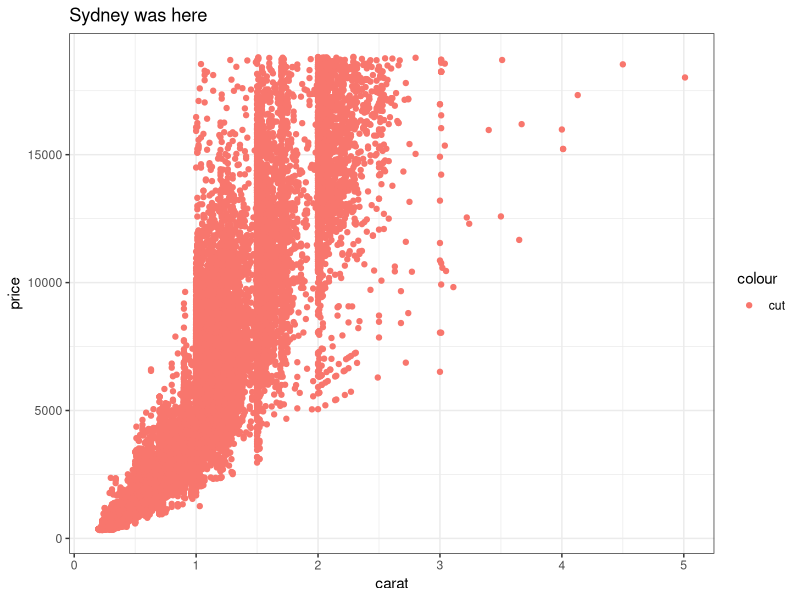
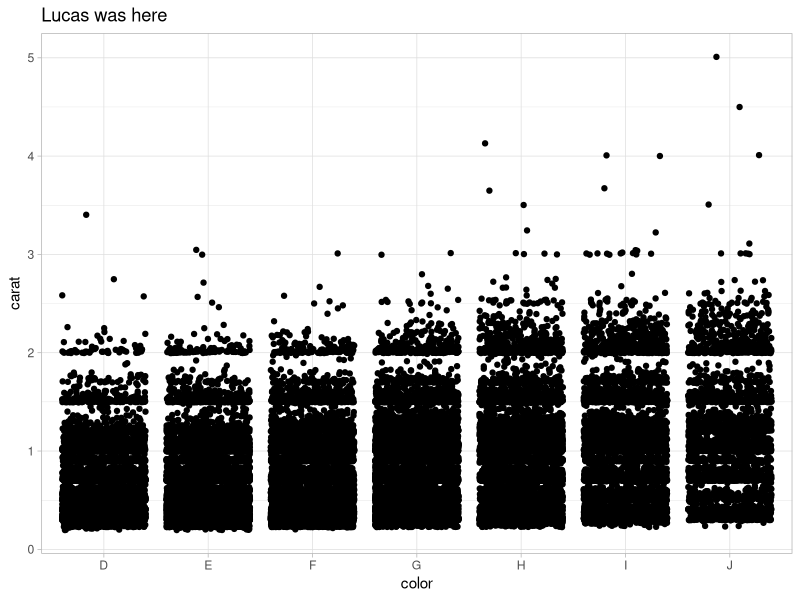
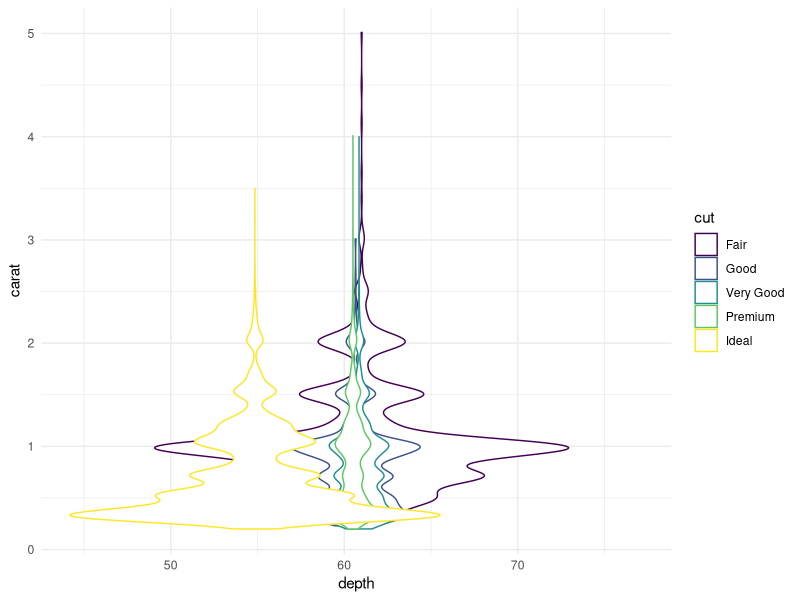
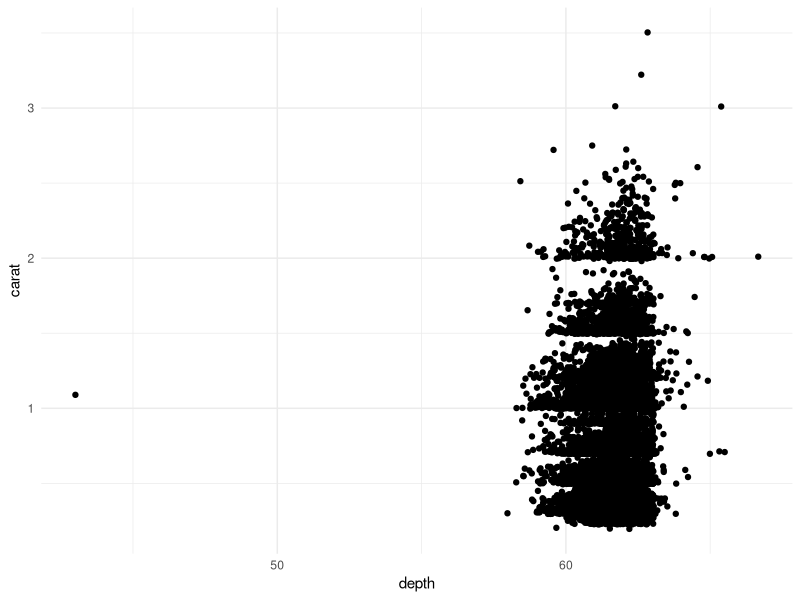
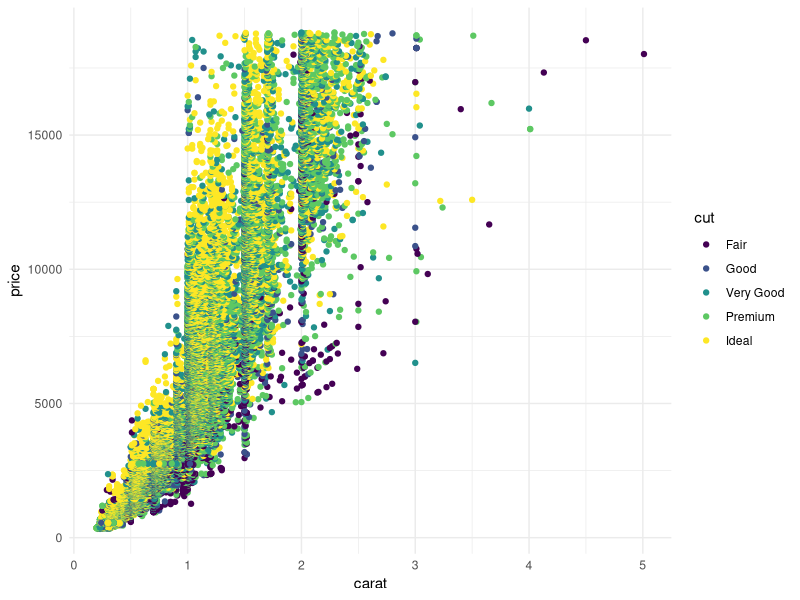

Write R code to recreate these figures, in order.
## ---- chunk 1
knitr::opts_chunk$set(echo = TRUE)
library(tidyverse)
## ---- chunk 2
# Partner 1: 
# Run the code below to see the original graph
# Change the code below to make the point color change based on 'cut', and update the theme to theme_bw(). Update the title to include your first name. 

ggplot(data = diamonds, aes(x = carat, y = price)) +
  geom_point(aes(color = "cut")) +
  theme_bw() +
  labs(title = "Sydney was here")
## ---- chunk 3
# Partner 2: 
# Run the code below to see the original graph
# Change the code below to make the geom a geom_jitter, and update the theme to theme_light. Update the title to include your first name. 

ggplot(data = diamonds, aes(x = color, y = carat)) +
  geom_jitter() +
  theme_light() +
  labs(title = "Lucas was here")
## ---- chunk 4
ggplot(data = diamonds, aes(x = depth, y = carat, color = cut)) +
  geom_violin() +
  theme_minimal()
  
# Here are my updates!
ideal_diamonds <- diamonds %>% 
  filter(cut == "Ideal")

ggplot(data = ideal_diamonds, aes(x = depth, y = carat)) +
  geom_jitter() +
  theme_minimal()
## ---- chunk 5
# kept both updates
ideal_diamonds %>% 
  filter(color == "I")

# Made diamond carat and price graph, colored by cut
ggplot(data = diamonds, aes(x = carat, y = price, color = cut)) +
  geom_point() +
  theme_minimal()
